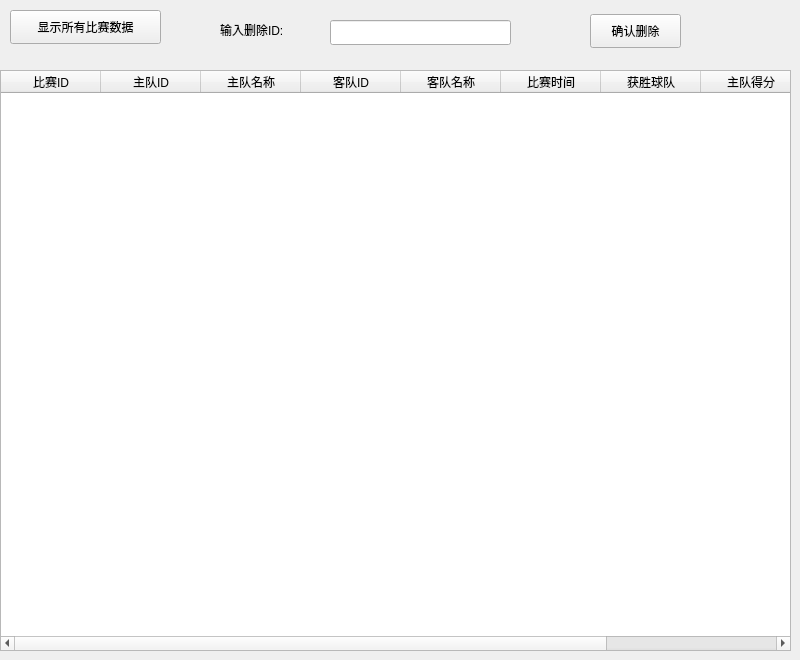
     <widget class="QWidget" name="games_delete_tab">
      <attribute name="title">
       <string>删除比赛数据</string>
      </attribute>
      <widget class="QPushButton" name="games_delete_confirm_button">
       <property name="geometry">
        <rect>
         <x>590</x>
         <y>14</y>
         <width>91</width>
         <height>34</height>
        </rect>
       </property>
       <property name="text">
        <string>确认删除</string>
       </property>
      </widget>
      <widget class="QLabel" name="games_delete_id_label">
       <property name="geometry">
        <rect>
         <x>220</x>
         <y>20</y>
         <width>111</width>
         <height>20</height>
        </rect>
       </property>
       <property name="text">
        <string>输入删除ID:</string>
       </property>
      </widget>
      <widget class="QLineEdit" name="games_delete_id_input">
       <property name="geometry">
        <rect>
         <x>330</x>
         <y>20</y>
         <width>181</width>
         <height>25</height>
        </rect>
       </property>
      </widget>
      <widget class="QPushButton" name="game_show_all_delete_button">
       <property name="geometry">
        <rect>
         <x>10</x>
         <y>10</y>
         <width>151</width>
         <height>34</height>
        </rect>
       </property>
       <property name="text">
        <string>显示所有比赛数据</string>
       </property>
      </widget>
      <widget class="QTableWidget" name="games_elete_tableWidget">
       <property name="geometry">
        <rect>
         <x>0</x>
         <y>70</y>
         <width>791</width>
         <height>581</height>
        </rect>
       </property>
       <column>
        <property name="text">
         <string>比赛ID</string>
        </property>
       </column>
       <column>
        <property name="text">
         <string>主队ID</string>
        </property>
       </column>
       <column>
        <property name="text">
         <string>主队名称</string>
        </property>
       </column>
       <column>
        <property name="text">
         <string>客队ID</string>
        </property>
       </column>
       <column>
        <property name="text">
         <string>客队名称</string>
        </property>
       </column>
       <column>
        <property name="text">
         <string>比赛时间</string>
        </property>
       </column>
       <column>
        <property name="text">
         <string>获胜球队</string>
        </property>
       </column>
       <column>
        <property name="text">
         <string>主队得分</string>
        </property>
       </column>
       <column>
        <property name="text">
         <string>客队得分</string>
        </property>
       </column>
      </widget>
     </widget>
